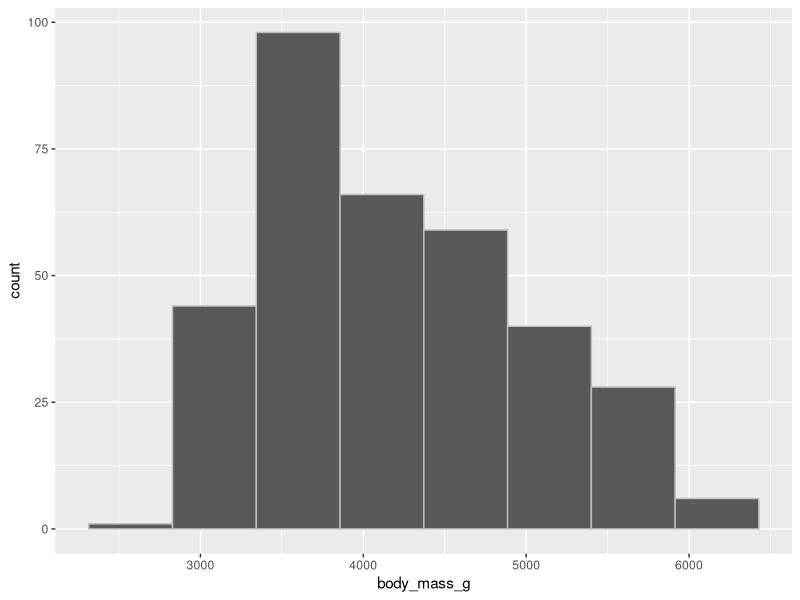

This chart was generated by the following R code:

library(palmerpenguins)
library(dplyr)
library(ggplot2)

penguins %>%
  group_by(species) %>%
  summarise(species_count = n()) 

penguins %>% 
  ggplot(aes(x = body_mass_g)) +
  geom_histogram(bins = 8, col = "grey")
